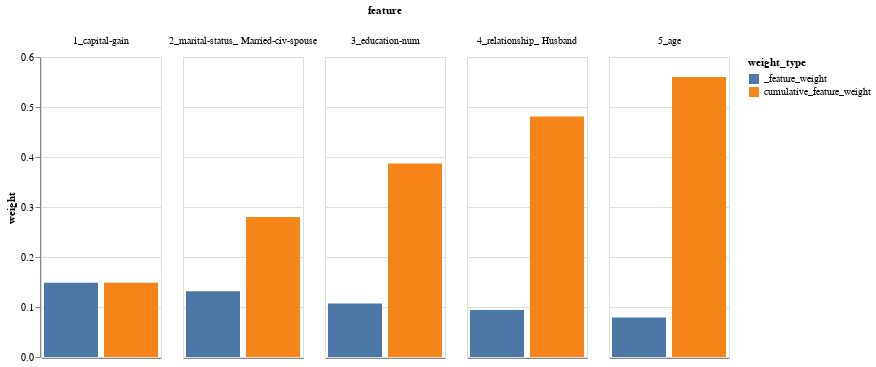

Notebook code for this chart:
### Code cell
alt.Chart(weight_df).mark_bar().encode(
    x= alt.X('weight_type', axis=alt.Axis(labels=False, title='', ticks=False)),
    y= 'weight:Q',
    column='feature',
    color = "weight_type"
).properties(
    width=120,
    height=300
)

### Figure 1 — Vega-Lite specification as saved in the notebook (floating-point values rounded to 4 significant figures)
{"config": {"view": {"continuousWidth": 400, "continuousHeight": 300}}, "data": {"name": "data-4d055df732ccfad91a2d14791a2c717c"}, "mark": "bar", "encoding": {"color": {"type": "nominal", "field": "weight_type"}, "column": {"type": "nominal", "field": "feature"}, "x": {"type": "nominal", "axis": {"labels": false, "ticks": false, "title": ""}, "field": "weight_type"}, "y": {"type": "quantitative", "field": "weight"}}, "height": 300, "width": 120, "$schema": "https://vega.github.io/schema/vega-lite/v4.8.1.json", "datasets": {"data-4d055df732ccfad91a2d14791a2c717c": [{"feature": "1_capital-gain", "weight_type": "_feature_weight", "weight": 0.1484}, {"feature": "1_capital-gain", "weight_type": "cumulative_feature_weight", "weight": 0.1484}, {"feature": "2_marital-status_ Married-civ-spouse", "weight_type": "_feature_weight", "weight": 0.1316}, {"feature": "2_marital-status_ Married-civ-spouse", "weight_type": "cumulative_feature_weight", "weight": 0.28}, {"feature": "3_education-num", "weight_type": "_feature_weight", "weight": 0.107}, {"feature": "3_education-num", "weight_type": "cumulative_feature_weight", "weight": 0.387}, {"feature": "4_relationship_ Husband", "weight_type": "_feature_weight", "weight": 0.09391}, {"feature": "4_relationship_ Husband", "weight_type": "cumulative_feature_weight", "weight": 0.4809}, {"feature": "5_age", "weight_type": "_feature_weight", "weight": 0.07896}, {"feature": "5_age", "weight_type": "cumulative_feature_weight", "weight": 0.5598}]}}
